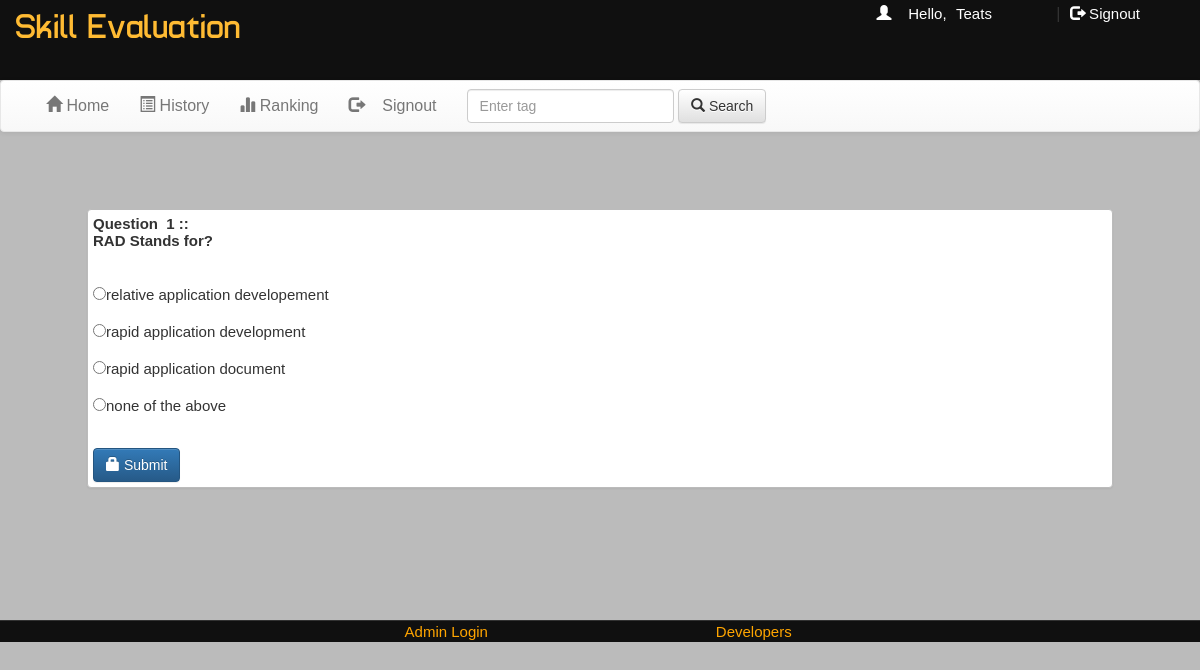
Screenshot of /account.php?q=quiz&step=2&eid=5d5cf59a96155&n=1&t=5 (signed in) with the database file from the repository.
### tables this page shows
CREATE TABLE `questions` (
  `id` int(11) NOT NULL,
  `eid` text NOT NULL,
  `qid` text NOT NULL,
  `qns` text NOT NULL,
  `choice` int(10) NOT NULL,
  `sn` int(11) NOT NULL
);

CREATE TABLE `options` (
  `id` int(11) NOT NULL,
  `qid` varchar(50) NOT NULL,
  `option` varchar(5000) NOT NULL,
  `optionid` text NOT NULL
);

### account.php (the view, shortened to what this page needs)
<!DOCTYPE html PUBLIC "-//W3C//DTD XHTML 1.0 Transitional//EN" "http://www.w3.org/TR/xhtml1/DTD/xhtml1-transitional.dtd">
<html xmlns="http://www.w3.org/1999/xhtml">
<head>
<link  rel="stylesheet" href="css/bootstrap.min.css"/>
 <link  rel="stylesheet" href="css/bootstrap-theme.min.css"/>
 <link rel="stylesheet" href="css/main.css">
 <link  rel="stylesheet" href="css/font.css">
</head>
<body>
<div class="header">
<div class="row">
<div class="col-lg-6">
<span class="logo">Skill  Evaluation</span></div>
<div class="col-md-4 col-md-offset-2">
 <?php
 include_once 'dbConnection.php';
  if(!(isset($_SESSION['email']))){
header("location:index.php");
}
else
{
$name = $_SESSION['name'];
echo '<span class="pull-right top title1" ><span class="log1"><span class="glyphicon glyphicon-user" aria-hidden="true"></span>&nbsp;&nbsp;&nbsp;&nbsp;Hello,</span> <a href="account.php?q=1" class="log log1">'.$name.'</a>&nbsp;|&nbsp;<a href="logout.php?q=account.php" class="log"><span class="glyphicon glyphicon-log-out" aria-hidden="true"></span>&nbsp;Signout</button></a></span>';
}?>
</div>
</div></div>
<div class="bg">
<nav class="navbar navbar-default title1">
  <div class="container-fluid">
    <div class="collapse navbar-collapse" id="bs-example-navbar-collapse-1">
      <ul class="nav navbar-nav">
        <li <?php if(@$_GET['q']==1) echo'class="active"'; ?> ><a href="account.php?q=1"><span class="glyphicon glyphicon-home" aria-hidden="true"></span>&nbsp;Home<span class="sr-only">(current)</span></a></li>
        <li <?php if(@$_GET['q']==2) echo'class="active"'; ?>><a href="account.php?q=2"><span class="glyphicon glyphicon-list-alt" aria-hidden="true"></span>&nbsp;History</a></li>
		<li <?php if(@$_GET['q']==3) echo'class="active"'; ?>><a href="account.php?q=3"><span class="glyphicon glyphicon-stats" aria-hidden="true"></span>&nbsp;Ranking</a></li>
		<li class="pull-right"> <a href="logout.php?q=account.php"><span class="glyphicon glyphicon-log-out" aria-hidden="true"></span>&nbsp;&nbsp;&nbsp;&nbsp;Signout</a></li>
		</ul>
            <form class="navbar-form navbar-left" role="search">
        <div class="form-group">
          <input type="text" class="form-control" placeholder="Enter tag ">
        </div>
        <button type="submit" class="btn btn-default"><span class="glyphicon glyphicon-search" aria-hidden="true"></span>&nbsp;Search</button>
      </form>
      </div>
  </div>
</nav>
<div class="container">
<div class="row">
<div class="col-md-12">
<?php
if(@$_GET['q']== 'quiz' && @$_GET['step']== 2) {
$eid=@$_GET['eid'];
$sn=@$_GET['n'];
$total=@$_GET['t'];
$q=mysqli_query($con,"SELECT * FROM questions WHERE eid='$eid' AND sn='$sn' " );
echo '<div class="panel" style="margin:5%">';
while($row=mysqli_fetch_array($q) )
{
$qns=$row['qns'];
$qid=$row['qid'];
echo '<b>Question &nbsp;'.$sn.'&nbsp;::<br />'.$qns.'</b><br /><br />';
}
$q=mysqli_query($con,"SELECT * FROM options WHERE qid='$qid' " );
echo '<form action="update.php?q=quiz&step=2&eid='.$eid.'&n='.$sn.'&t='.$total.'&qid='.$qid.'" method="POST"  class="form-horizontal">
<br />';
while($row=mysqli_fetch_array($q) )
{
$option=$row['option'];
$optionid=$row['optionid'];
echo'<input type="radio" name="ans" value="'.$optionid.'">'.$option.'<br /><br />';
}
echo'<br /><button type="submit" class="btn btn-primary"><span class="glyphicon glyphicon-lock" aria-hidden="true"></span>&nbsp;Submit</button></form></div>';
}
?>
</div></div></div></div>
<div class="row footer">
<div class="col-md-3 box">
</div>
<div class="col-md-3 box">
<a href="#" data-toggle="modal" data-target="#login">Admin Login</a></div>
<div class="col-md-3 box">
<a href="#" data-toggle="modal" data-target="#developers">Developers</a>
</div>
<div class="col-md-3 box">
</body>
</html>

### css/main.css (style rules this page uses)
body { overflow-x:hidden; height: 90% width:100%; font: 15px "Century Gothic", "Times Roman", sans-serif; background:#bbb; min-height:550px; background-attachment:fixed; }
.bg { min-height:540px; }
.panel { border-color:#bbb; margin:40px; padding:5px; font: 15px "Century Gothic", "Times Roman", sans-serif; }
.header { background:#101010; height:80px; }
.logo { font-family:'typo'; font-size:35px; color:#ffbb33; margin:15px; }
.title1 { font: 16px "Century Gothic", "Times Roman", sans-serif; }
.footer { font-size:15px; text-align:center; border-top:1px solid; border-color:#323232; background-color:#101010; }
.footer a { margin:25px; color:orange; text-decoration:none; font: 15px "Century Gothic", "Times Roman", sans-serif; }
.box { padding:2px; }
.top { margin-top:5px; }
.log1 { font: 15px 'Ubuntu', sans-serif; color:white; margin-left:10px; }
.log { margin:10px; margin-right:60px; margin-left:5px; color:white; text-decoration:none; font-size:20px; font-size:15px; }

### rows the page displays
questions: qns "RAD Stands for?"
options: option "relative application developement"
options: option "rapid application development"
options: option "rapid application document"
options: option "none of the above"

### other values shown
$name "Teats"
